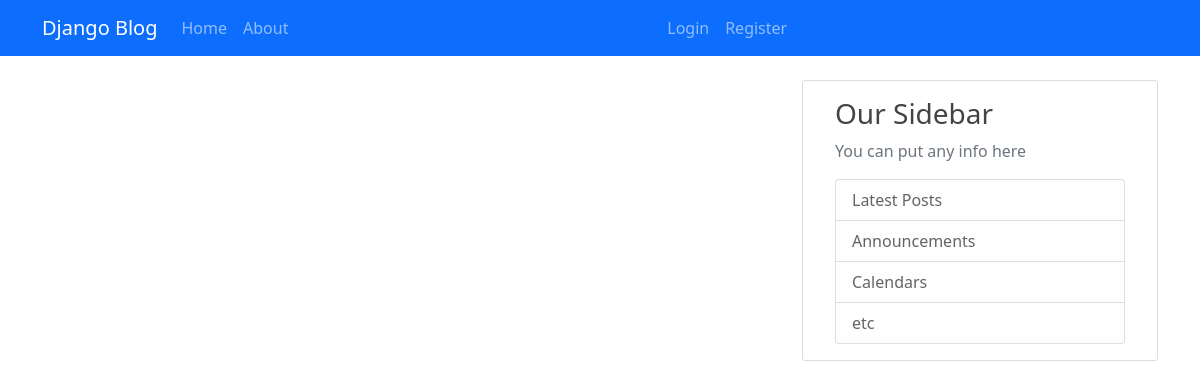
The app's page /, older data.
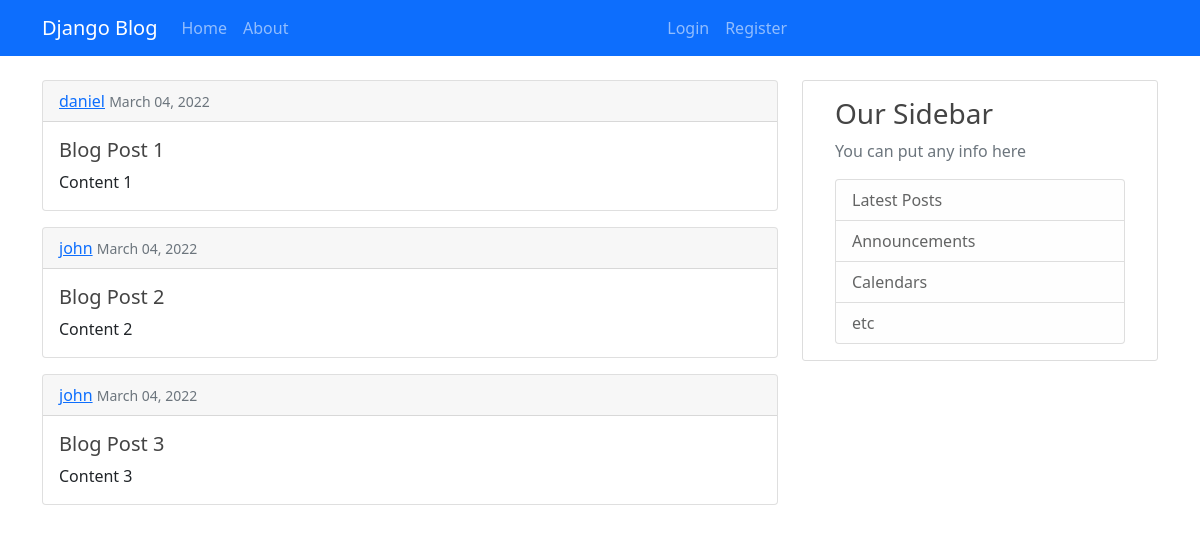
The same page, newer data.
### blog/models.py (models this page shows, shortened)
class Post(models.Model):
  title = models.CharField(max_length=100)
  content = models.TextField()
  date_posted = models.DateTimeField(default=timezone.now)
  author = models.ForeignKey(User, on_delete=models.CASCADE)

### blog/views.py (the view)
# urls.py: path('', views.home, name='blog-home'),
def home(request):
  context = {
    'posts': Post.objects.all()
  }
  return render(request, 'blog/home.html', context)

### blog/templates/blog/home.html
{% extends 'blog/base.html' %} {% block content %} {% for post in posts %}
<div class="card mb-3">
  <div class="card-header">
    <a href="#">{{ post.author }}</a>
    <small class="text-muted">{{ post.date_posted|date:"F d, Y"}}</small>
  </div>
  <div class="card-body">
    <h5 class="card-title">{{ post.title }}</h5>
    <p class="card-text">{{ post.content }}</p>
  </div>
</div>
{% endfor %} {% endblock%}

### blog/templates/blog/base.html (shortened to what this page needs)
{% load static %}
<!DOCTYPE html>
<html lang="en">
  <head>
    <link rel="stylesheet" href="{% static 'blog/main.css' %}" />
    <link
      href="https://cdn.jsdelivr.net/npm/bootstrap@5.1.3/dist/css/bootstrap.min.css"
      rel="stylesheet"
    />
  </head>
  <body>
    <nav class="navbar navbar-expand-lg navbar-dark bg-primary">
      <div class="container">
        <a class="navbar-brand" href="{% url 'blog-home' %}">Django Blog</a>
        <div class="collapse navbar-collapse" id="navbarSupportedContent">
          <ul class="navbar-nav me-auto mb-2 mb-lg-0">
            <li class="nav-item">
              <a class="nav-link" href="{% url 'blog-home' %}">Home</a>
            </li>
            <li class="nav-item">
              <a class="nav-link" href="{% url 'blog-about' %}">About</a>
            </li>
          </ul>
          <ul class="navbar-nav me-auto mb-2 mb-lg-0">
            {% if user.is_authenticated %}
            <li class="nav-item">
              <a class="nav-link" href="{% url 'profile' %}">Profile</a>
            </li>
            <li class="nav-item">
              <a class="nav-link" href="{% url 'logout' %}">Logout</a>
            </li>
            {% else %}
            <li class="nav-item">
              <a class="nav-link" href="{% url 'login' %}">Login</a>
            </li>
            <li class="nav-item">
              <a class="nav-link" href="{% url 'register' %}">Register</a>
            </li>
            {% endif %}
          </ul>
        </div>
      </div>
    </nav>
    <div role="main" class="container">
      <div class="row">
        <div class="col-md-8 mt-4">
           {% block content %} {% endblock %}
        </div>
        <div class="col-md-4">
          <div class="content-section mt-4">
            <h3>Our Sidebar</h3>
            <p class="text-muted">You can put any info here</p>
            <ul class="list-group">
              <li class="list-group-item list-group-item-light">
                Latest Posts
              </li>
              <li class="list-group-item list-group-item-light">
                Announcements
              </li>
              <li class="list-group-item list-group-item-light">Calendars</li>
              <li class="list-group-item list-group-item-light">etc</li>
            </ul>
          </div>
        </div>
      </div>
    </div>
  </body>
</html>

### blog/static/blog/main.css (style rules this page uses)
body { background: #fafafa; color: #333333; }
h1, h2, h3, h4, h5, h6 { color: #444444; }
a { text-decoration: none; }
ul { margin: 0; }
.content-section { background: #ffffff; padding: 1rem 2rem; border: 1px solid #dddddd; border-radius: 3px; }

Row changes from the older to the newer data that the page shows:
added Post: author "daniel", date_posted "March 04, 2022", title "Blog Post 1", content "Content 1"
added Post: author "john", date_posted "March 04, 2022", title "Blog Post 2", content "Content 2"
added Post: author "john", date_posted "March 04, 2022", title "Blog Post 3", content "Content 3"
